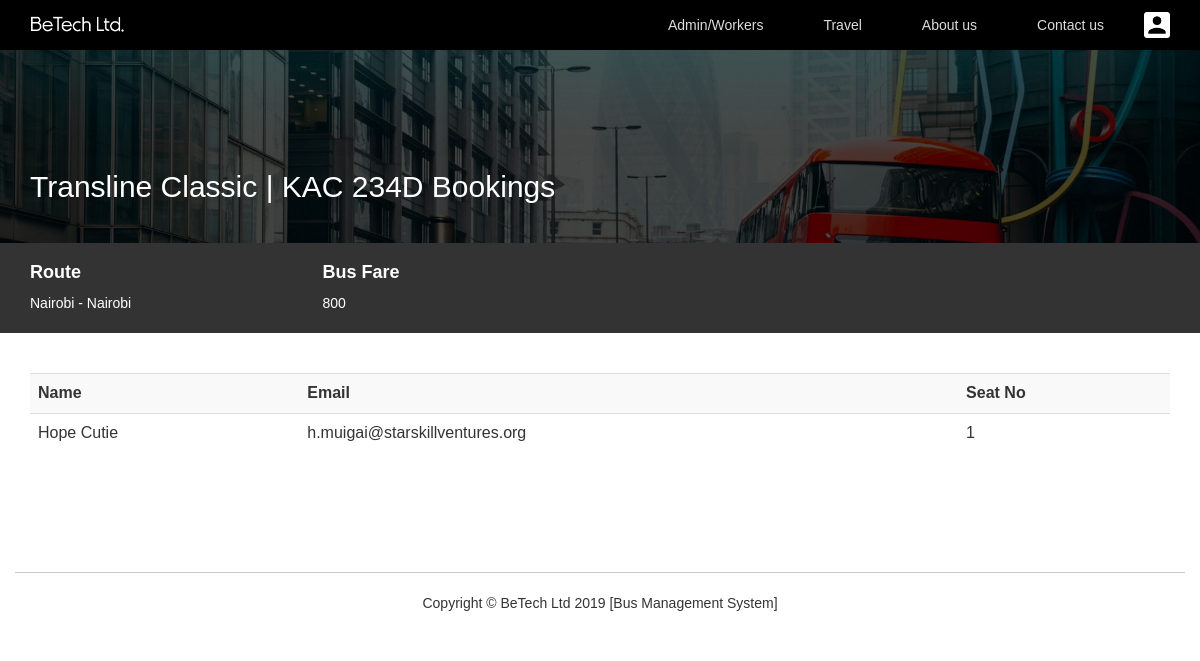
Page /admin/bookings.php?bus-id=1 (signed in) on the committed database.
### tables this page shows
CREATE TABLE `buses` (
  `id` int(255) NOT NULL,
  `name` varchar(255) NOT NULL,
  `plate` varchar(255) NOT NULL,
  `route` varchar(255) NOT NULL,
  `seats` int(255) NOT NULL,
  `image` text NOT NULL
);

CREATE TABLE `routes` (
  `id` int(255) NOT NULL,
  `departure` text NOT NULL,
  `destination` text NOT NULL,
  `fare` varchar(255) NOT NULL
);

CREATE TABLE `seats` (
  `id` int(255) NOT NULL,
  `bus_id` varchar(255) NOT NULL,
  `seat_no` int(255) NOT NULL,
  `booking` varchar(255) NOT NULL DEFAULT 'empty-seat',
  `customer_id` varchar(255) NOT NULL
);

CREATE TABLE `customers` (
  `id` int(255) NOT NULL,
  `name` text NOT NULL,
  `email` varchar(255) NOT NULL,
  `phone` varchar(255) NOT NULL,
  `password` text NOT NULL,
  `profile` text NOT NULL
);

### admin/bookings.php (the view, shortened to what this page needs)
<?php
  include("../include/header-include.php");
  if(isset($_GET['bus-id']) && isset($_SESSION['admin'])) {
    $bus_id = $_GET['bus-id'];
    $buses_q = "SELECT * FROM buses WHERE id = '$bus_id'";
    $get = mysqli_query($connection, $buses_q);
    $bus = mysqli_fetch_array($get);
    $route_id = (int)$bus["route"];
    $route = mysqli_query($connection, "SELECT * FROM routes WHERE id = '$route_id'");
    $route = mysqli_fetch_array($route);
?>
<html>
<head>
    <?php
        include($root_path . "include/head.php");
    ?>
</head>
<body>
  <?php
      include($root_path . "include/navigation.php");
  ?>
  <div class="pull-left w-100" style="width:100%; background: url('<?php echo $bus["image"]; ?>'); background-size: cover; background-position: center; ">
  <div class="pull-left w-100" style="width:100%; padding:100px 0px 30px 0px; background: rgba(0,0,0,.7);">
      <div class="container">
          <h2 style="color: #fff;"><?php echo $bus["name"]; ?> | <?php echo $bus["plate"]; ?> Bookings</h2>
      </div>
  </div>
  </div>
  <div class="main-body" style="background: #333; color: #fff; padding: 10px 0px 10px 0px; float: left; width: 100%;">
    <div class="container">
      <div class="row">
        <div class="col-md-3">
          <h4><strong>Route</strong></h4>
          <p><?php echo $route["departure"] ." - " . $route["destination"]; ?></p>
        </div>
        <div class="col-md-3">
          <h4><strong>Bus Fare</strong></h4>
          <p><?php echo $route["fare"]; ?></p>
        </div>
      </div>
    </div>
  </div>
  <div class="main-body routes">
    <div class="container">
      <div class="pull-left" style="float: left; width: 100%; padding: 20px 0px;">
      </div>
  <?php
  $seats_q = "SELECT * FROM seats WHERE booking = 'occupied' AND bus_id = '$bus_id' ";
  $seats = mysqli_query($connection, $seats_q);
  if(mysqli_num_rows($seats) > 0) {
  ?>
      <table class="table table-striped table-responsive table-hover">
        <tr>
          <th><strong>Name</strong></th>
          <th><strong>Email</strong></th>
          <th><strong>Seat No</strong></th>
        </tr>
  <?php
    while($seat = mysqli_fetch_array($seats)) {
      $customer_id = $seat["customer_id"];
      $c_q = "SELECT * FROM customers WHERE id = '$customer_id' ";
      $customer = mysqli_query($connection, $c_q);
      $customer = mysqli_fetch_array($customer);
  ?>
      <tr>
        <td><?php echo $customer["name"]; ?></td>
        <td><?php echo $customer["email"]; ?></td>
        <td><?php echo $seat["seat_no"]; ?></td>
      </tr>
  <?php
    }
  ?>
  </table>
  <?php
  } else {
  ?>
  <p>No bookings found.</p>
  <?php
  }
  ?>
    </div>
  </div>
    <?php
    include($root_path . "include/footer.php");
    ?>
    </body>
</html>
<?php
} else {
  header("Location: " . $root_url . "buses.php");
}
?>

### css/overall.css (style rules this page uses)
* { padding: 0px; margin: 0px; outline: 0px; border: none; box-sizing: border-box; font-family: Helvetica; font-family: Sans-Serif,"Segoe UI","Segoe WP",Arial; -webkit-transition: .3s; transition: .3s; text-decoration: none; }

### css/login-register.css (style rules this page uses)
* { box-sizing: border-box; transition: .3s; }

### rows in the picture
buses: image (picture), name "Transline Classic", plate "KAC 234D"
routes: departure "Nairobi", destination "Nairobi", fare "800"
seats: customer.name "Hope Cutie", customer.email "h.muigai@starskillventures.org", seat_no "1"
